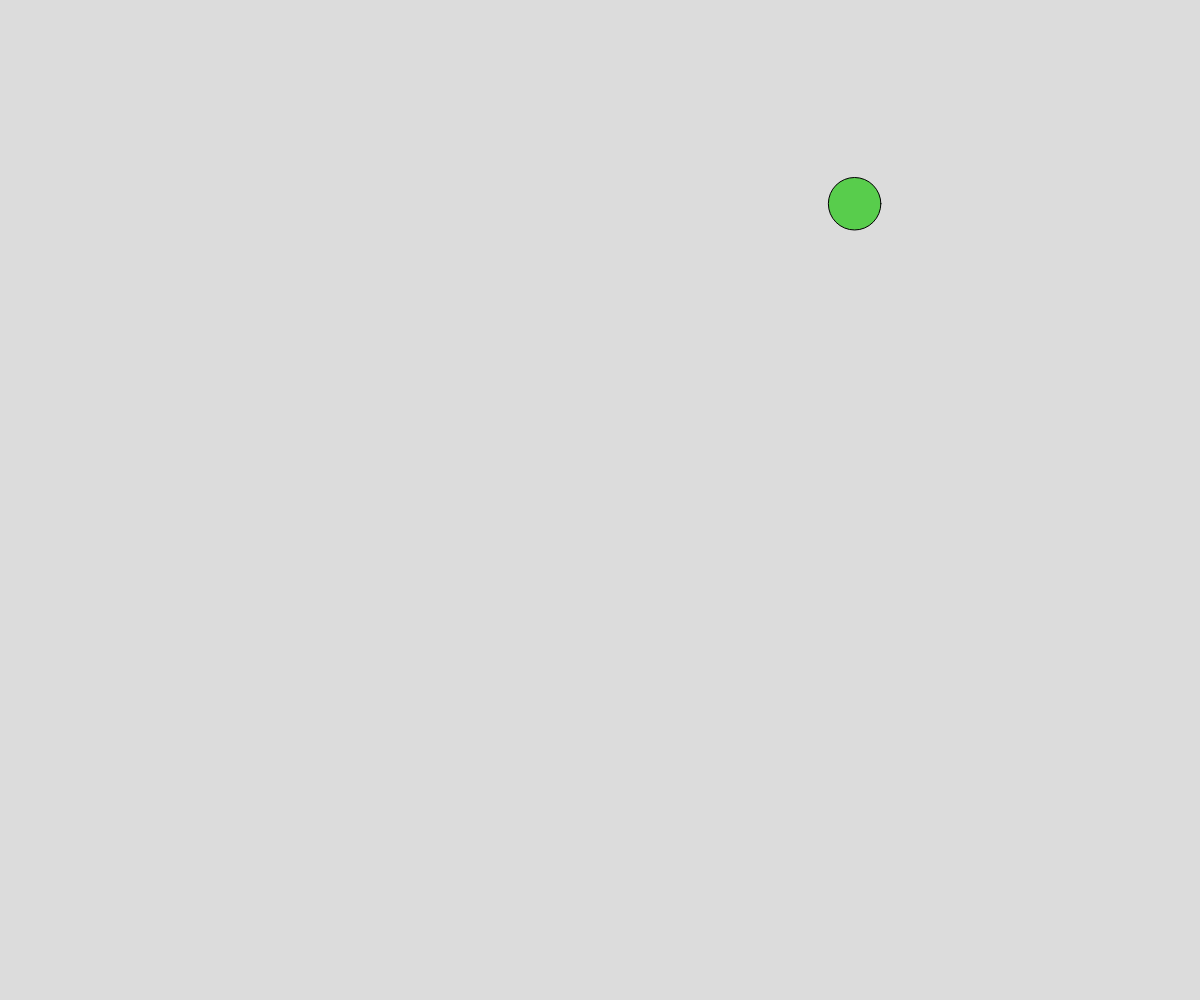
Frame 1 (no input)
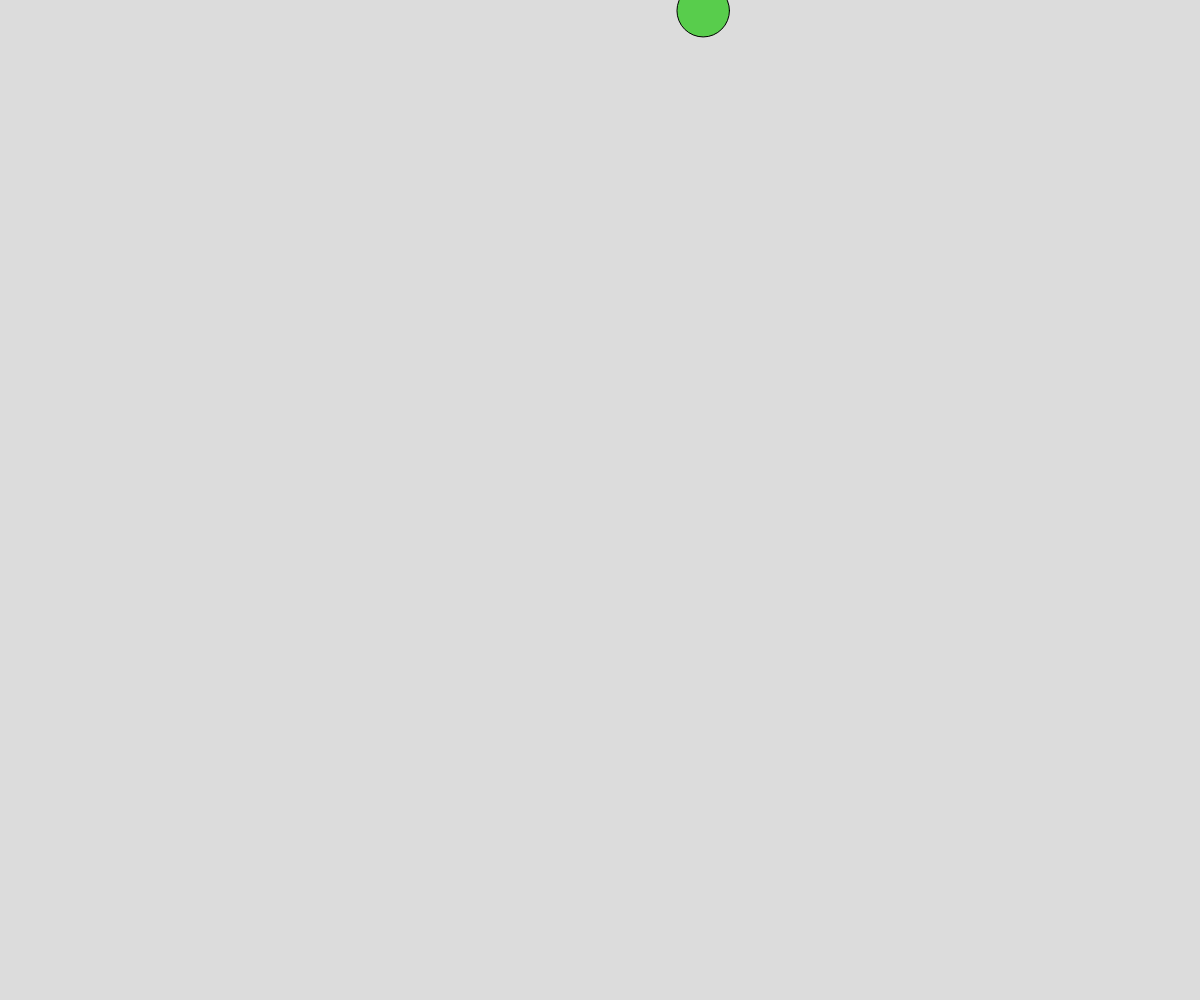
Frame 60 (no input)
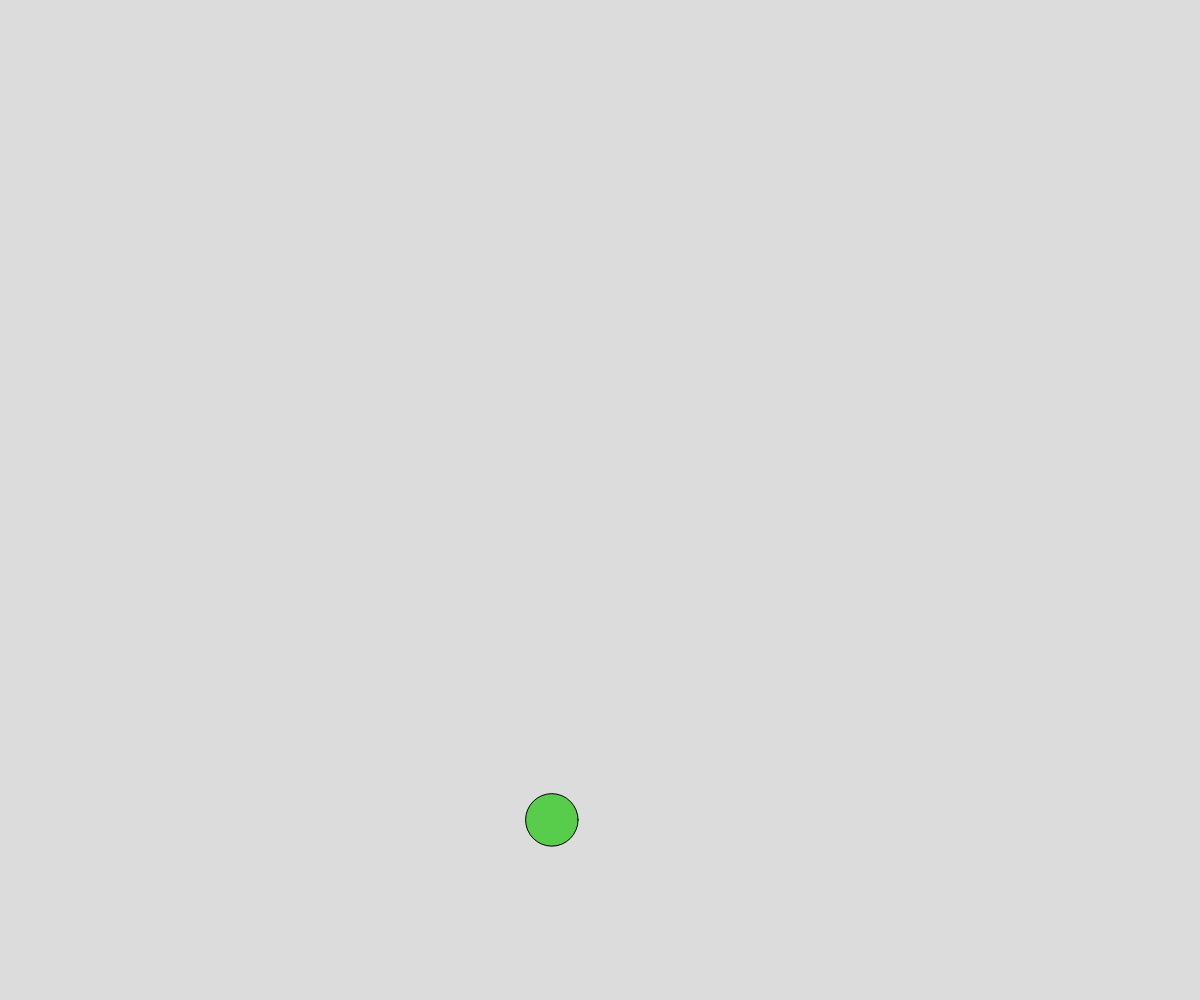
Frame 120 (the mouse pressed at the canvas centre since frame 60)

The p5.js sketch that drew these frames (run headless with seeded random() and noise() and a simulated clock; from frame 60 on, the mouse is pressed at the canvas centre):

// p5.js sketch
// ── sketch.js
// Ball Object Notation Demo
// Oct 5, 2023

let ball;

function setup() {
  createCanvas(windowWidth, windowHeight);
  ball = spawnBall();
}

function draw() {
  background(220);
  moveBall();
  displayBall();
}

function keyTyped() {
  if (key === " ") {
    ball = spawnBall();
  }
}

function spawnBall() {
  let ball = {
    x: random(width),
    y: random(height),
    d: random(30, 60),
    r: random(255),
    g: random(255),
    b: random(255),
    dx: random(-5, 5),
    dy: random(-5, 5)
  };
  return ball;
}

function moveBall() {
  if (ball.dx > 0 && ball.x - ball.d > width) {
    ball.x = 0 - ball.d;
  }
  else if (ball.dy > 0 && ball.y + ball.d > height) {
    ball.y = 0 - ball.d;
  }
  else if (ball.dx < 0 && ball.x - ball.d < 0) {
    ball.x = width - ball.d;
  }
  else if (ball.dy < 0 && ball.y + ball.d < 0) {
    ball.y = height - ball.d;
  }
  else {
    ball.x += ball.dx;
    ball.y += ball.dy;
  }
}

function displayBall() {
  fill(ball.r, ball.g, ball.b);
  circle(ball.x, ball.y, ball.d);
}
